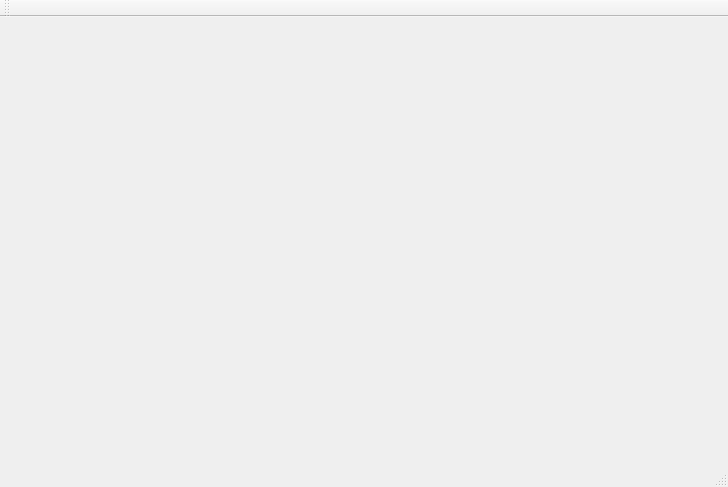
<?xml version="1.0" encoding="UTF-8"?>
<ui version="4.0">
 <class>MainWindow</class>
 <widget class="QMainWindow" name="MainWindow">
  <property name="geometry">
   <rect>
    <x>0</x>
    <y>0</y>
    <width>728</width>
    <height>487</height>
   </rect>
  </property>
  <property name="windowTitle">
   <string>MainWindow</string>
  </property>
  <widget class="QWidget" name="centralWidget">
   <layout class="QGridLayout" name="gridLayout">
    <item row="0" column="0">
     <layout class="QVBoxLayout" name="verticalLayout"/>
    </item>
   </layout>
  </widget>
  <widget class="QMenuBar" name="menuBar">
   <property name="geometry">
    <rect>
     <x>0</x>
     <y>0</y>
     <width>728</width>
     <height>22</height>
    </rect>
   </property>
  </widget>
  <widget class="QToolBar" name="mainToolBar">
   <attribute name="toolBarArea">
    <enum>TopToolBarArea</enum>
   </attribute>
   <attribute name="toolBarBreak">
    <bool>false</bool>
   </attribute>
  </widget>
  <widget class="QStatusBar" name="statusBar"/>
 </widget>
 <layoutdefault spacing="6" margin="11"/>
 <resources/>
 <connections/>
</ui>
